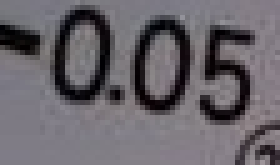
#> input picture computer_version/numbers/test/2020-02-28_11-35-08.jpeg, 56 x 33 px (shown 5 times larger)
$ python -i validation.py   (imports and definitions only)
#> lines starting #> are read from the running program, lines starting #| are printed output that depends on the picture
#!/usr/bin/env python3
# -*- coding=utf-8 -*-

import cv2 as cv
import numpy as np
import os

"""

"""

test_data = "./test"
classifier = "./svm_number.data"


def get_data_set(image):
    print("generate dataset...")
    contours, hireachy = cv.findContours(image, cv.RETR_EXTERNAL, cv.CHAIN_APPROX_SIMPLE)
#> contours = [[[0, 0], [0, 32], [55, 32], [55, 0]]]; hireachy = [[-1, -1, -1, -1]]
    # get all digits
    rois = []
    for c in range(len(contours)):
        box = cv.boundingRect(contours[c])
        if box[3] < 10:
            continue
        rois.append(box)
#> this loop made 1 pass
#> box on pass 1: (0, 0, 56, 33)
#> after the loop, rois = [(0, 0, 56, 33)]

    # sort(box)
    num = len(rois)
#> num = 1
    for i in range(num):
        for j in range(i+1, num, 1):
            x1, y1, w1, h1 = rois[i]
            x2, y2, w2, h2 = rois[j]
            if x2 < x1:
                temp = rois[j]
                rois[j] = rois[i]
                rois[i] = temp
    bgr = cv.cvtColor(image, cv.COLOR_GRAY2BGR)
    index = 0
    digit_data = np.zeros((num, 28*48), dtype=np.float32)
    for x, y, w, h in rois:
        # [4 lines of commented-out code are left out]
        cv.putText(bgr, str(index), (x, y+10), cv.FONT_HERSHEY_PLAIN, 1.0, (0, 255, 0), 1)
        digit = image[y:y+h, x:x+w]
        img = cv.resize(digit, (28, 48))
        row = np.reshape(img, (-1, 28 * 48))
        digit_data[index] = row
        index += 1
#> this loop made 1 pass
#> (x, y, w, h, index) on pass 1: (0, 0, 56, 33, 1)
#> pass 1, in get_data_set, `img = cv.resize(digit, (28, 48))`:
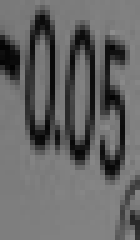
#> img: shape (48, 28) (shown 5 times larger); min 3, max 141, mean 102
#> after the loop:
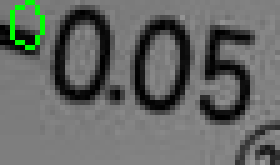
#> bgr: shape (33, 56, 3) (shown 5 times larger); mean B, G, R 101.2, 104.3, 101.2
#> after the loop, index = 1
    cv.imshow("split digits", bgr)
    return digit_data, rois


def main():
    files = os.listdir(test_data)
    svm = cv.ml.SVM_load(classifier)
    for file in files:
        image_path = os.path.join(test_data, file)
        if True is os.path.isfile(image_path):
            image = cv.imread(image_path)
            gray = cv.cvtColor(image, cv.COLOR_BGR2GRAY)
            # blur = cv.GaussianBlur(gray, (9, 9), 0)
            binary = cv.adaptiveThreshold(gray, 255, cv.ADAPTIVE_THRESH_GAUSSIAN_C, cv.THRESH_BINARY_INV, 25, 10)
            data, boxes = get_data_set(binary)
            result = svm.predict(data)[1]
            content = []
            for i in range(len(result)):
                content.append(str(np.int32(result[i][0])))
            # print(content)
            if "0" == content[0]:
                content[0] = "0."
            print("".join(content))
            cv.waitKey(0)


# [3 lines not run here, left out]

>>> import cv2
>>> picture = cv2.imread('test/2020-02-28_11-35-08.jpeg', cv2.IMREAD_GRAYSCALE)
>>> result = get_data_set(picture)
